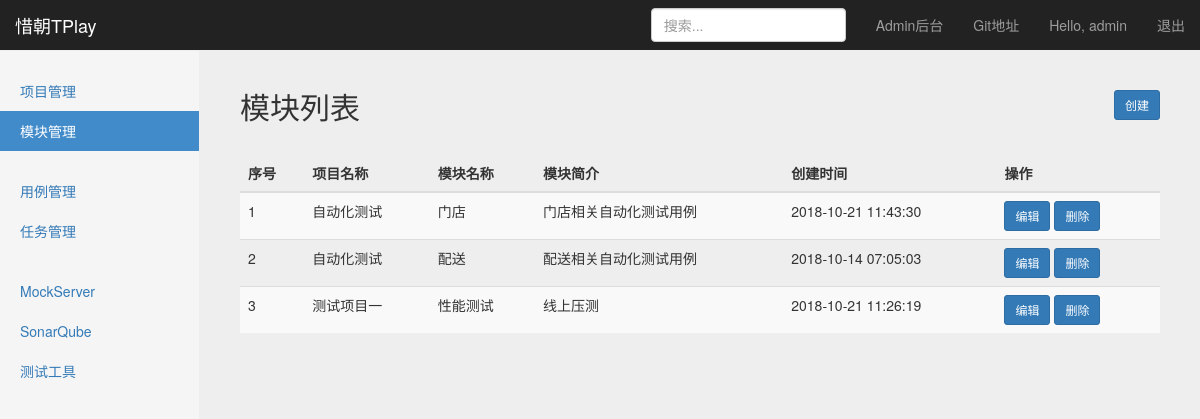
The app's page /manage/module_manage/ (signed in), older data.
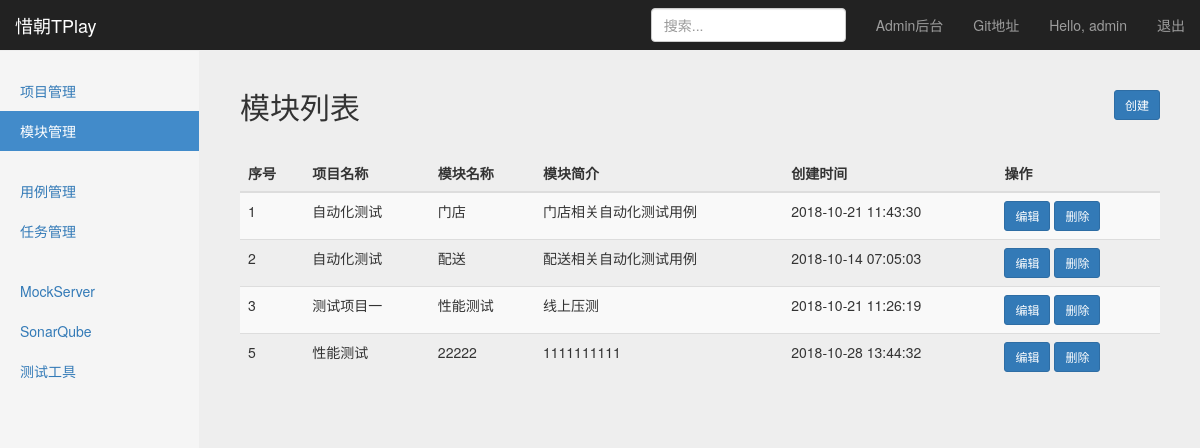
The same page, newer data.
### project_app/models.py (models this page shows)
class Module(models.Model):
    project = models.ForeignKey(Project, on_delete=models.CASCADE)
    name = models.CharField("模块名称", max_length=150, blank=False, null=True)
    description = models.TextField("模块描述", default="")
    created_at = models.DateTimeField("创建时间", auto_now=True)

class Project(models.Model):
    name = models.CharField("项目名称", max_length=50, blank=False, null=True)
    description = models.TextField("项目描述", default="")
    status = models.BooleanField("项目状态", default=False)
    created_at = models.DateTimeField("创建时间", auto_now=True)
    def __str__(self):
        return self.name

### project_app/views/module_views.py (the view)
# urls.py: path('module_manage/', module_views.module_manage),
@login_required()
def module_manage(request):
    user = request.session.get("user", "")
    modules_all = Module.objects.all()
    return HttpResponse(render(request, 'module_manage.html', {
        "user": user,
        "modules": modules_all,
        "type": "modules_list"}))

### templates/module_manage.html (shortened to what this page needs)
{% extends 'base.html'%}
    {% block content %}
    <nav class="navbar navbar-inverse navbar-fixed-top">
      <div class="container-fluid">
        <div class="navbar-header">
          <a class="navbar-brand" href="#">惜朝TPlay</a>
        </div>
        <div id="navbar" class="navbar-collapse collapse">
          <ul class="nav navbar-nav navbar-right">
            <li><a target="_blank" href="/admin/">Admin后台</a></li>
            <li><a target="_blank" href="https://github.com/yuzhujinchi/XiZhaoTPlay">Git地址</a></li>
            <li><a href="#">Hello, {{user}}</a></li>
            <li><a href="/logout/">退出</a></li>
          </ul>
          <form class="navbar-form navbar-right">
            <input type="text" class="form-control" placeholder="搜索...">
          </form>
        </div>
      </div>
    </nav>
    <div class="container-fluid">
      <div class="row">
        <div class="col-sm-3 col-md-2 sidebar">
          <ul class="nav nav-sidebar">
            <li><a href="/manage/project_manage/">项目管理<span class="sr-only">(current)</span></a></li>
            <li class="active"><a href="/manage/module_manage/">模块管理</a></li>
          </ul>
          <ul class="nav nav-sidebar">
            <li><a href="/manage/testCase_manage/">用例管理</a></li>
            <li><a href="">任务管理</a></li>
          </ul>
          <ul class="nav nav-sidebar">
            <li><a href="">MockServer</a></li>
            <li><a href="">SonarQube</a></li>
            <li><a href="">测试工具</a></li>
          </ul>
        </div>
        {% if type == "modules_list" %}
        <div class="col-sm-9 col-sm-offset-3 col-md-10 col-md-offset-2 main">
          <div class="sub-header">
            <h2 class="sub-header" align="left">模块列表
              <a id="createButton" type="button" class="btn btn-primary btn-sm" style="float: right"
                 onclick="window.location.href='/manage/create_module/'" >创建</a>
            </h2>
          </div>
          <div class="table-responsive">
            <table id="moduleLists" class="table table-striped">
              <thead>
                <tr>
                  <th>序号</th>
                  <th>项目名称</th>
                  <th>模块名称</th>
                  <th>模块简介</th>
                  <th>创建时间</th>
                  <th>操作</th>
                </tr>
              </thead>
              <tbody>
                {% for module in modules%}
                <tr>
                  <td>{{module.id}}</td>
                  <td>{{module.project}}</td>
                  <td>{{module.name}}</td>
                  <td>{{module.description}}</td>
                  <td>{{module.created_at | date:"Y-m-d H:i:s"}}</td>
                  <td>
                    <a id="editButton" type="button" href="/manage/edit_module/{{module.id}}" class="btn btn-primary btn-sm">编辑</a>
                    <a id="deleteButton" type="button" href="/manage/delete_module/{{module.id}}" class="btn btn-primary btn-sm" onclick="rec()">删除</a>
                  </td>
                </tr>
              {% endfor %}
              </tbody>
            </table>
          </div>
        </div>
        {% endif %}
      </div>
    </div>
  {% endblock %}

Row changes from the older to the newer data that the page shows:
added Module: id "5", project "性能测试", name "22222", description "1111111111", created_at "2018-10-28 13:44:32"
